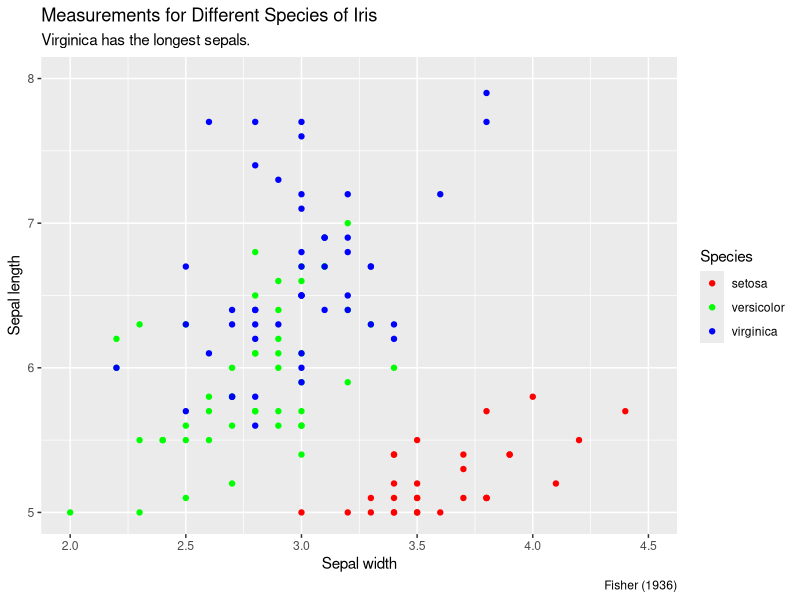

R code for this plot:
## ---- chunk 1
#|label: setup
#| message: false
library(tidyverse)
## ---- chunk 2
ggplot(iris, aes(x = Sepal.Width, y = Sepal.Length, color = Species)) +
  geom_point() +
  scale_color_manual(values = c(
    setosa = "red",
    versicolor = "green",
    virginica = "blue"
  )) +
  scale_x_continuous(breaks = seq(2.0, 4.5, by = 0.5), limits = c(2.0, 4.5)) +
  scale_y_continuous(breaks = seq(5, 8, by = 1), limits = c(5, 8)) +
  labs(
    title = "Measurements for Different Species of Iris",
    subtitle = "Virginica has the longest sepals.",
    x = "Sepal width",
    y = "Sepal length",
    caption = "Fisher (1936)",
    color = "Species"
  )
